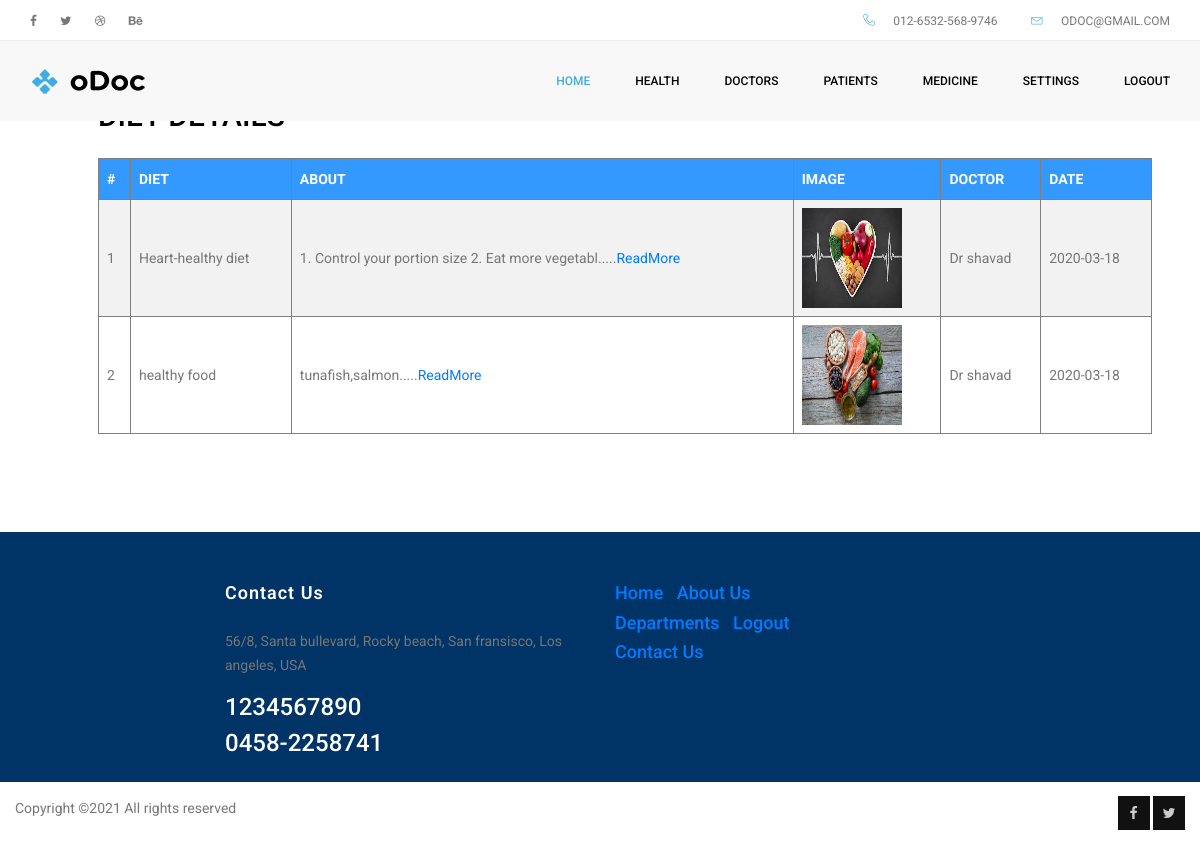
The page /admin/view_diet.php on the database its author committed.
### tables this page shows
CREATE TABLE `diet` (
  `id` int(11) NOT NULL,
  `did` int(11) NOT NULL,
  `date` date NOT NULL,
  `about` varchar(50) NOT NULL,
  `description` varchar(300) NOT NULL,
  `image` varchar(500) NOT NULL
);

CREATE TABLE `doctor_registration` (
  `id` int(11) NOT NULL,
  `name` varchar(30) NOT NULL,
  `specialization` varchar(30) NOT NULL,
  `age` int(11) NOT NULL,
  `gender` varchar(30) NOT NULL,
  `address` varchar(30) NOT NULL,
  `phone number` int(11) NOT NULL,
  `email` varchar(30) NOT NULL,
  `upload_certificate` varchar(30) NOT NULL,
  `image` varchar(500) NOT NULL,
  `qualification` varchar(20) NOT NULL,
  `username` varchar(20) NOT NULL,
  `password` varchar(30) NOT NULL,
  `status` varchar(20) NOT NULL
);

### admin/view_diet.php (the view, shortened to what this page needs)
<!doctype html>
<html lang="en">
<head>
    <link rel="stylesheet" href="../css/bootstrap.css">
    <link rel="stylesheet" href="../vendors/linericon/style.css">
    <link rel="stylesheet" href="../css/font-awesome.min.css">
    <link rel="stylesheet" href="../vendors/owl-carousel/owl.carousel.min.css">
    <link rel="stylesheet" href="../vendors/lightbox/simpleLightbox.css">
    <link rel="stylesheet" href="../vendors/nice-select/css/nice-select.css">
    <link rel="stylesheet" href="../vendors/animate-css/animate.css">
    <link rel="stylesheet" href="../vendors/jquery-ui/jquery-ui.css">
    <link rel="stylesheet" href="../css/style.css">
    <link rel="stylesheet" href="../css/responsive.css">
	     <link rel="stylesheet" href="../css/table.css">
</head>
<body>
	<header class="header_area">
	  <div class="top_menu row m0">
			<div class="container">
				<div class="float-left">
					<ul class="left_side">
						<li>
							<a href="#">
								<i class="fa fa-facebook-f"></i>
							</a>
						</li>
						<li>
							<a href="#">
								<i class="fa fa-twitter"></i>
							</a>
						</li>
						<li>
							<a href="#">
								<i class="fa fa-dribbble"></i>
							</a>
						</li>
						<li>
							<a href="#">
								<i class="fa fa-behance"></i>
							</a>
						</li>
					</ul>
				</div>
				<div class="float-right">
					<ul class="right_side">
						<li>
							<a href="#">
								<i class="lnr lnr-phone-handset"></i>
								012-6532-568-9746
							</a>
						</li>
						<li>
							<a href="#">
								<i class="lnr lnr-envelope"></i>
								odoc@gmail.com
							</a>
						</li>
					</ul>
				</div>
			</div>
		</div>
		<div class="main_menu">
			<nav class="navbar navbar-expand-lg navbar-light">
				<div class="container">
					<a class="navbar-brand logo_h" href="#">
						<img src="../img/logo1.png" alt="">
					</a>
					<div class="collapse navbar-collapse offset" id="navbarSupportedContent">
						<div class="row ml-0 w-100">
							<div class="col-lg-12 pr-0">
								<ul class="nav navbar-nav center_nav pull-right">
									<li class="nav-item active" >
										<a class="nav-link" href="admin_home.php">Home</a>
									</li><li class="nav-item submenu dropdown">
										<a href="#" class="nav-link dropdown-toggle" data-toggle="dropdown" role="button" aria-haspopup="true" aria-expanded="false">health</a>
									</li>
                                    <li class="nav-item submenu dropdown">
										<a href="#" class="nav-link dropdown-toggle" data-toggle="dropdown" role="button" aria-haspopup="true" aria-expanded="false">Doctors</a>
									</li>
                                    <li class="nav-item submenu dropdown">
										<a href="#" class="nav-link dropdown-toggle" data-toggle="dropdown" role="button" aria-haspopup="true" aria-expanded="false">Patients</a>
									</li>
									 <li class="nav-item submenu dropdown">
										<a href="#" class="nav-link dropdown-toggle" data-toggle="dropdown" role="button" aria-haspopup="true" aria-expanded="false">Medicine</a>
									</li>
                                    <li class="nav-item submenu dropdown">
										<a href="#" class="nav-link dropdown-toggle" data-toggle="dropdown" role="button" aria-haspopup="true" aria-expanded="false">Settings</a>
									</li>
									<li class="nav-item ">
										<a class="nav-link" href="../logout.php">logout</a>
									</li>
								</ul>
							</div>
						</div>
					</div>
				</div>
			</nav>
		</div>
	</header>
   <section class="team-area section_gap">
      <div id="content" class="p-4 p-md-5" style="margin-left:50px">
<h2 class="mb-4">DIET DETAILS</h2>
       <form method="post" enctype="multipart/form-data">
<table align="center" border="1">
<?php
$con=mysqli_connect("localhost","root","","find_my_doctor");
$a="SELECT * FROM `diet`";
$e=mysqli_query($con,$a);
if(mysqli_num_rows($e)>0)
{?>
<tr><th>#</th>
<th>DIET</th>
<th>ABOUT</th>
<th>IMAGE</th>
<th>DOCTOR</th>
<th>DATE</th>
</tr>
<?php
$i=1;
while($r=mysqli_fetch_array($e))
{
?>
<tr><td><?php echo $i;?></td>
<td><?php echo $r[3];?></td>
<td><?php  echo substr($r[4],0,50)."....."?><a href="readdiet.php?id=<?php echo $r[0];?>">ReadMore</a></td>
<td><img src="../image/<?php echo $r[5];?>" height="100" width="100"></td><?php
$b="SELECT * FROM  doctor_registration where id='".$r[1]."'";
$ex=mysqli_query($con,$b);
$f=mysqli_fetch_array($ex);
?>
<td>Dr <?php echo $f[1];?></td>
<td><?php echo $r[2];?></td></tr>
<?php
$i=$i+1;
}
}
else
{
?>
 <font color="#FF0000" size="+3" face="Times New Roman, Times, serif"><?php echo "NO DIET DETAILS FOUND";?></font>
 <?php
}
?></table>
</form>
      </div>
<section class="team-area section_gap">
      <footer class="footer-area section_gap">
		<div class="container" style="height:150px">
			<div class="row">
				<div class="col-lg-2  col-md-6">
				</div>
				<div class="col-lg-4  col-md-6">
					<div class="single-footer-widget mail-chimp">
						<h6 class="mb-20">Contact Us</h6>
						<p>
							56/8, Santa bullevard, Rocky beach, San fransisco, Los angeles, USA
						</p>
						<h3>1234567890</h3>
						<h3>0458-2258741</h3>
					</div>
				</div>
				<div class="col-lg-6  col-md-12">
					<div class="single-footer-widget newsletter">
						<h4><a href="../index.php">Home</a>&nbsp;&nbsp;&nbsp;<a href="../about.php">About Us</a></h4>
                        <h4><a href="../department.php">Departments</a>&nbsp;&nbsp;&nbsp;<a href="../logout.php">Logout</a></h4>
                        <h4><a href="../contact.php">Contact Us</a></h4>
					</div>
				</div>
			</div>
			<div class="row footer-bottom d-flex justify-content-between" style="margin-top:-50px">
				<p class=" footer-text m-0">
Copyright &copy;<script>document.write(new Date().getFullYear());</script> All rights reserved
				</p>
				<div class=" footer-social" style="margin-left:100px">
					<a href="#">
						<i class="fa fa-facebook"></i>
					</a>
					<a href="#">
						<i class="fa fa-twitter"></i>
					</a>
				</div>
			</div>
		</div>
	</footer>
</body>
</html>

### css/table.css (style rules this page uses)
table { border-collapse: collapse; width: 100%; }
th, td { text-align: left; padding: 8px; }
tr:nth-child(even) { background-color: #f2f2f2 }
th { background-color:#3399FF; color: white; }

### rows shown on the page
diet: about "Heart-healthy diet", description "1. Control your portion size 2. Eat more vegetabl", image (picture), doctor_registration.name "shavad", date "2020-03-18"
diet: about "healthy food", description "tunafish,salmon", image (picture), doctor_registration.name "shavad", date "2020-03-18"
